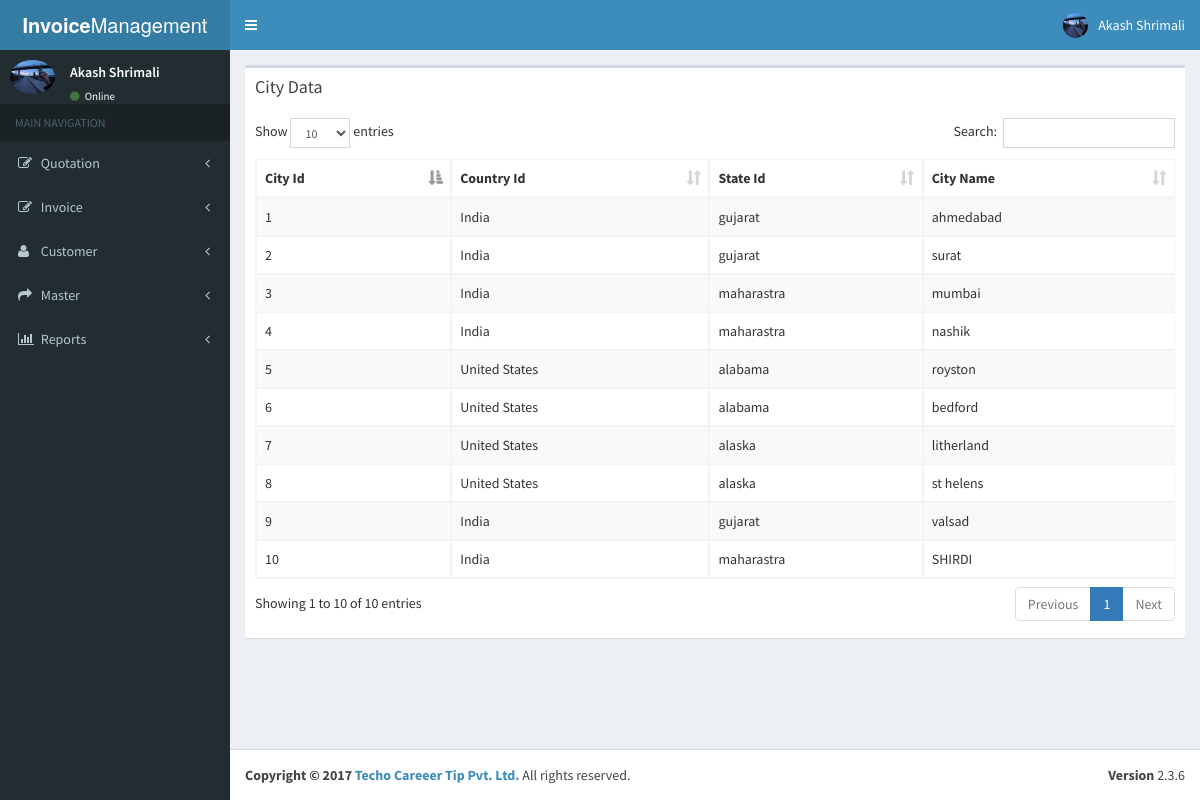
/city_display.php (signed in), run on the app's committed database.
### tables this page shows
CREATE TABLE IF NOT EXISTS `city` (
  `city_id` int(5) NOT NULL AUTO_INCREMENT,
  `city_name` varchar(40) NOT NULL,
  `country_id` int(5) NOT NULL,
  `state_id` int(5) NOT NULL,
  PRIMARY KEY (`city_id`),
  KEY `fk_country` (`country_id`),
  KEY `fk_state` (`state_id`)
);

CREATE TABLE IF NOT EXISTS `country` (
  `country_id` int(5) NOT NULL AUTO_INCREMENT,
  `country_name` varchar(40) NOT NULL,
  PRIMARY KEY (`country_id`)
);

CREATE TABLE IF NOT EXISTS `state` (
  `state_id` int(5) NOT NULL AUTO_INCREMENT,
  `state_name` varchar(40) NOT NULL,
  `country_id` int(5) NOT NULL,
  PRIMARY KEY (`state_id`),
  KEY `fk_coun` (`country_id`)
);

### city_display.php (the view, shortened to what this page needs)
<?php
$conn = mysqli_connect('localhost', 'root', '', 'invoice');
$user_check = $_SESSION['email'];
$sql = mysqli_query($conn, "SELECT username,admin_image FROM admin WHERE email='$user_check'");
$row = mysqli_fetch_assoc($sql);
$login_session1 = $row['username'];
$image = $row['admin_image'];
?>
<!DOCTYPE html>
<html>
    <head>
        <link rel="stylesheet" href="bootstrap/css/bootstrap.min.css">
        <link rel="stylesheet" href="css/font-awesome.min.css">
        <link rel="stylesheet" href="css/ionicons.min.css">
        <link rel="stylesheet" href="plugins/datatables/dataTables.bootstrap.css">
        <link rel="stylesheet" href="dist/css/AdminLTE.min.css">
        <link rel="stylesheet" href="dist/css/skins/_all-skins.min.css">
    </head>
    <body class="hold-transition skin-blue sidebar-mini">
        <div class="wrapper">
            <?php
            include('header.php');
            ?>
            <?php
            include('asidebar.php');
            ?>
            <div class="content-wrapper">
                <section class="content">
                    <div class="row">
                        <div class="col-xs-12">
                            <div class="box">
                                <div class="box-header">
                                    <h3 class="box-title">City Data</h3>
                                </div>
                                <div class="box-body table-responsive">
                                    <table id="example1" class="table table-bordered table-striped">
                                        <thead>
                                            <tr>
                                                <th>City Id</th>
                                                <th>Country Id</th>
                                                <th>State Id</th>
                                                <th>City Name</th>
                                            </tr>
                                        </thead>
                                        <tbody>
                                                <?php
                                                include('connection.php');
                                                $sql = "SELECT city.city_id,country.country_name,state.state_name,city.city_name FROM city LEFT JOIN
                                                        country ON city.country_id=country.country_id LEFT JOIN state ON city.state_id=state.state_id";
                                                $result = mysqli_query($conn, $sql);
                                                    while ($row = mysqli_fetch_assoc($result)) {
                                                ?>
                                                        <tr>
                                                            <td><?php echo $row["city_id"]; ?></td>
                                                            <td><?php echo $row["country_name"]; ?></td>
                                                            <td><?php echo $row["state_name"]; ?></td>
                                                            <td><?php echo $row["city_name"]; ?></td>                                                        </tr>
                                                <?php
                                                    }
                                                ?>
                                        </tbody>
                                    </table>
                                </div>
                            </div>
                        </div>
                    </div>
                </section>
            </div>
            <?php
            include('footer.php');
            ?>
        </div>
    </body>
</html>

### header.php (shortened to what this page needs)
<header class="main-header">
    <a class="logo">
        <span class="logo-lg"><b>Invoice</b>Management</span>
    </a>
    <nav class="navbar navbar-static-top">
        <a class="sidebar-toggle" data-toggle="offcanvas" role="button">
        </a>
        <div class="navbar-custom-menu">
            <ul class="nav navbar-nav">
                <li class="dropdown user user-menu">
                    <a href="#" class="dropdown-toggle" data-toggle="dropdown">
                        <img src="<?php echo "uploads/$image"; ?>" class="user-image" alt="User Image">
                        <span class="hidden-xs"><?php echo $login_session1; ?></span>
                    </a>
                </li>
            </ul>
        </div>
    </nav>
</header>

### asidebar.php (shortened to what this page needs)
<aside class="main-sidebar">
    <section class="sidebar">
        <div class="user-panel">
            <div class="pull-left image">
                <img src="<?php echo "uploads/$image"; ?>" class="img-circle" alt="User Image">
            </div>
            <div class="pull-left info">
                <p><?php echo $login_session1; ?></p>
                <a href="admin_logout.php"><i class="fa fa-circle text-success"></i> Online</a>
            </div>
        </div>
        <ul class="sidebar-menu">
            <li class="header">MAIN NAVIGATION</li>
            <li class="treeview">
                <a href="Quotation">
                    <i class="fa fa-edit"></i> <span>Quotation</span>
                    <span class="pull-right-container">
                        <i class="fa fa-angle-left pull-right"></i>
                    </span>
                </a>
            </li>
            <li class="treeview">
                <a href="Invoice">
                    <i class="fa fa-edit"></i> <span>Invoice</span>
                    <span class="pull-right-container">
                        <i class="fa fa-angle-left pull-right"></i>
                    </span>
                </a>
            </li>
            <li class="treeview">
                <a href="Customer">
                    <i class="fa fa-user"></i> <span>Customer</span>
                    <span class="pull-right-container">
                        <i class="fa fa-angle-left pull-right"></i>
                    </span>
                </a>
            </li>
            <li class="treeview">
                <a href="Master">
                    <i class="fa fa-share"></i> <span>Master</span>
                    <span class="pull-right-container">
                        <i class="fa fa-angle-left pull-right"></i>
                    </span>
                </a>
            </li>
            <li class="treeview">
                <a href="#">
                    <i class="fa fa-bar-chart"></i> <span>Reports</span>
                    <span class="pull-right-container">
                        <i class="fa fa-angle-left pull-right"></i>
                    </span>
                </a>
            </li>
        </ul>
    </section>
</aside>

### data on the page
city: city_id "1", country.country_name "India", state.state_name "gujarat", city_name "ahmedabad"
city: city_id "2", country.country_name "India", state.state_name "gujarat", city_name "surat"
city: city_id "3", country.country_name "India", state.state_name "maharastra", city_name "mumbai"
city: city_id "4", country.country_name "India", state.state_name "maharastra", city_name "nashik"
city: city_id "5", country.country_name "United States", state.state_name "alabama", city_name "royston"
city: city_id "6", country.country_name "United States", state.state_name "alabama", city_name "bedford"
city: city_id "7", country.country_name "United States", state.state_name "alaska", city_name "litherland"
city: city_id "8", country.country_name "United States", state.state_name "alaska", city_name "st helens"
city: city_id "9", country.country_name "India", state.state_name "gujarat", city_name "valsad"
city: city_id "10", country.country_name "India", state.state_name "maharastra", city_name "SHIRDI"

### other printed values
$login_session1 "Akash Shrimali"
